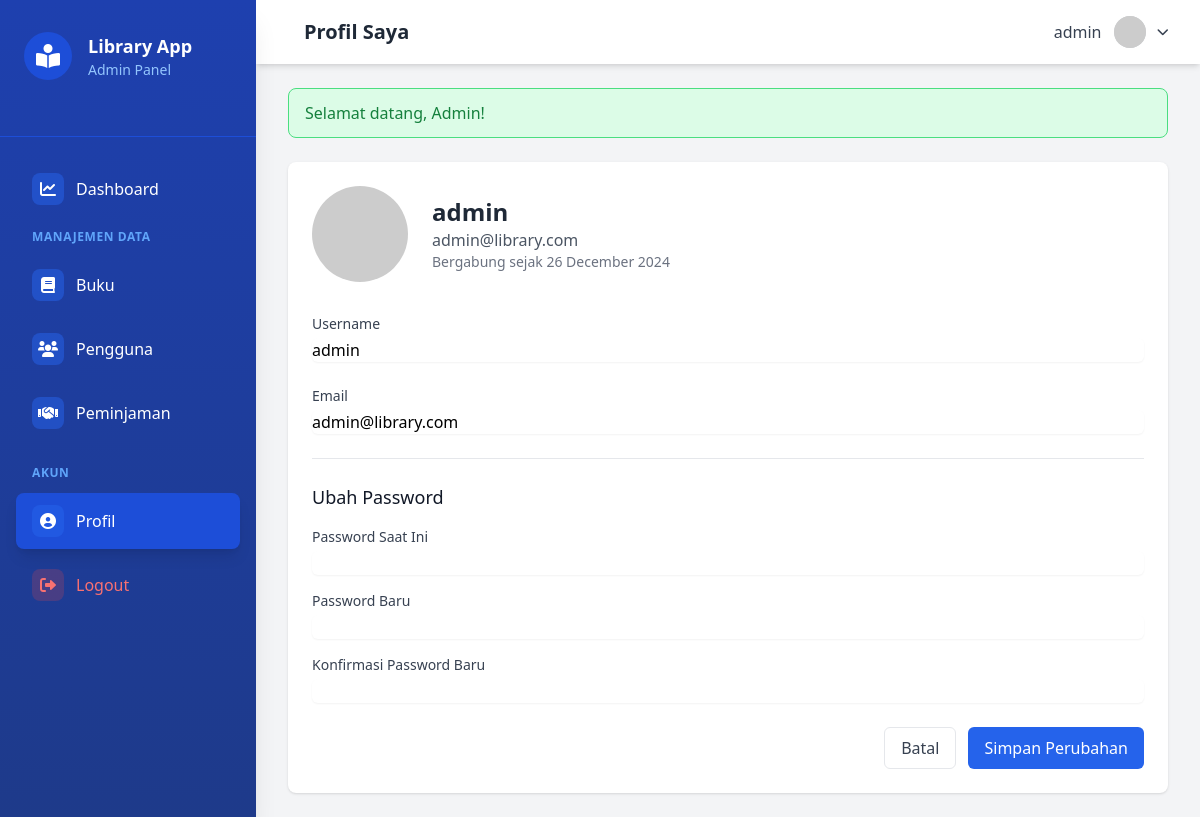
Screenshot of /admin/profile.php (signed in) with the database file from the repository.
### tables this page shows
CREATE TABLE `users` (
  `id` int NOT NULL,
  `username` varchar(50) NOT NULL,
  `email` varchar(100) NOT NULL,
  `password` varchar(255) NOT NULL,
  `role` enum('admin','user') DEFAULT 'user',
  `created_at` timestamp NULL DEFAULT CURRENT_TIMESTAMP
);

### admin/profile.php (the view, shortened to what this page needs)
<?php
require_once '../config/database.php';
$user_id = $_SESSION['user_id'];
$stmt = $pdo->prepare("SELECT * FROM users WHERE id = ?");
$stmt->execute([$user_id]);
$user = $stmt->fetch();
require_once '../includes/admin_header.php';
?>
<div class="max-w-4xl mx-auto">
    <div class="bg-white rounded-lg shadow overflow-hidden">
        <div class="p-6">
            <div class="flex items-center space-x-6 mb-8">
                <img class="h-24 w-24 rounded-full"
                     src="https://ui-avatars.com/api/?name=<?php echo urlencode($user['username']); ?>&size=96&background=random"
                     alt="Profile">
                <div>
                    <h2 class="text-2xl font-bold text-gray-800"><?php echo htmlspecialchars($user['username']); ?></h2>
                    <p class="text-gray-600"><?php echo htmlspecialchars($user['email']); ?></p>
                    <p class="text-sm text-gray-500">Bergabung sejak <?php echo date('d F Y', strtotime($user['created_at'])); ?></p>
                </div>
            </div>
            <form action="" method="POST" class="space-y-6">
                <div>
                    <label for="username" class="block text-sm font-medium text-gray-700">Username</label>
                    <input type="text"
                           id="username"
                           name="username"
                           value="<?php echo htmlspecialchars($user['username']); ?>"
                           required
                           class="mt-1 block w-full rounded-md border-gray-300 shadow-sm focus:border-blue-500 focus:ring-blue-500">
                </div>
                <div>
                    <label for="email" class="block text-sm font-medium text-gray-700">Email</label>
                    <input type="email"
                           id="email"
                           name="email"
                           value="<?php echo htmlspecialchars($user['email']); ?>"
                           required
                           class="mt-1 block w-full rounded-md border-gray-300 shadow-sm focus:border-blue-500 focus:ring-blue-500">
                </div>
                <div class="border-t border-gray-200 pt-6">
                    <h3 class="text-lg font-medium text-gray-900 mb-4">Ubah Password</h3>
                    <div class="space-y-4">
                        <div>
                            <label for="current_password" class="block text-sm font-medium text-gray-700">
                                Password Saat Ini
                            </label>
                            <input type="password"
                                   id="current_password"
                                   name="current_password"
                                   class="mt-1 block w-full rounded-md border-gray-300 shadow-sm focus:border-blue-500 focus:ring-blue-500">
                        </div>
                        <div>
                            <label for="new_password" class="block text-sm font-medium text-gray-700">
                                Password Baru
                            </label>
                            <input type="password"
                                   id="new_password"
                                   name="new_password"
                                   class="mt-1 block w-full rounded-md border-gray-300 shadow-sm focus:border-blue-500 focus:ring-blue-500">
                        </div>
                        <div>
                            <label for="confirm_password" class="block text-sm font-medium text-gray-700">
                                Konfirmasi Password Baru
                            </label>
                            <input type="password"
                                   id="confirm_password"
                                   name="confirm_password"
                                   class="mt-1 block w-full rounded-md border-gray-300 shadow-sm focus:border-blue-500 focus:ring-blue-500">
                        </div>
                    </div>
                </div>
                <div class="flex justify-end space-x-3">
                    <a href="library/admin/dashboard.php"
                       class="px-4 py-2 border rounded-md text-gray-700 hover:bg-gray-50">
                        Batal
                    </a>
                    <button type="submit"
                            class="px-4 py-2 bg-blue-600 text-white rounded-md hover:bg-blue-700 focus:outline-none focus:ring-2 focus:ring-blue-500 focus:ring-offset-2">
                        Simpan Perubahan
                    </button>
                </div>
            </form>
        </div>
    </div>
</div>
<?php require_once '../includes/admin_footer.php'; ?>

### rows the page displays
users: username "admin", email "admin@library.com", created_at "26 December 2024"

### other values shown
$page_title "Profil Saya"
$_SESSION['username'] "admin"
$_SESSION['flash']['message'] "Selamat datang, Admin!"
